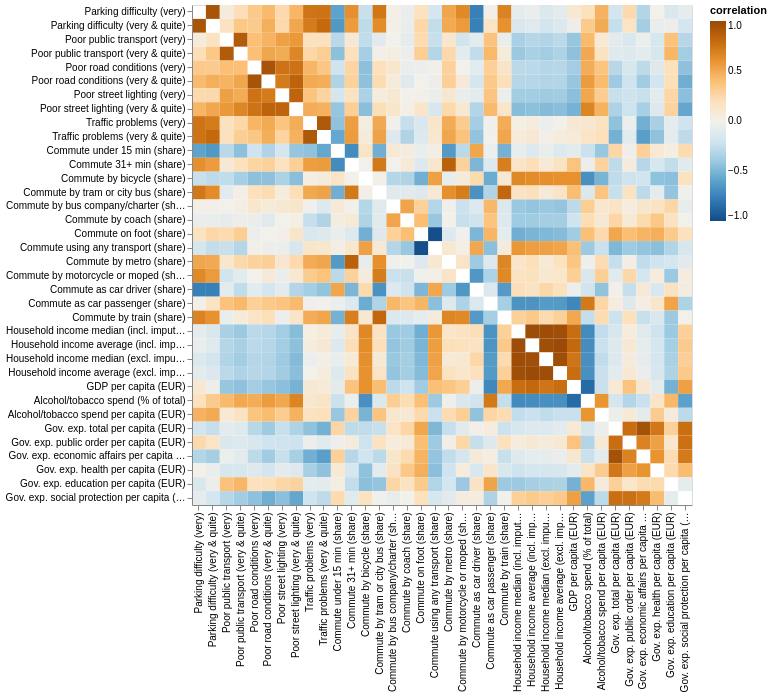

Here is the notebook cell this chart was saved with:
### Markdown cell above
## Correlation heatmap (controls only, Altair)
Interactive heatmap of pairwise correlations among controls; hover for values. Self-correlations are omitted.

### Code cell
# Correlation heatmaps with and without "(very & quite)" variables
controls_initial = base_control_cols
controls_pruned = control_cols

# Use full dataset for initial (full controls) and pruned dataset for pruned view
corr_before = italy_clean_full[controls_initial].corr()
corr_after = italy_clean[controls_pruned].corr()

def corr_to_long(corr_df, label):
    return (
        corr_df.reset_index()
        .melt(id_vars='index', var_name='variable', value_name='correlation')
        .query('index != variable')
        .assign(view=label)
    )

corr_before_long = corr_to_long(corr_before, 'Initial')
corr_after_long = corr_to_long(corr_after, 'After Variable Pruning')

corr_compare = pd.concat([corr_before_long, corr_after_long], ignore_index=True)

view_param = alt.param(
    name='view_select',
    value='Initial',
    bind=alt.binding_select(options=['Initial', 'After Variable Pruning'], name='Heatmap view: ')
)

heatmap_compare = (
    alt.Chart(corr_compare)
    .add_params(view_param)
    .transform_filter(alt.datum.view == view_param)
    .mark_rect()
    .encode(
        x=alt.X('variable:O', sort=list(corr_before.columns), title=''),
        y=alt.Y('index:O', sort=list(corr_before.index), title=''),
        color=alt.Color('correlation:Q', scale=alt.Scale(scheme='blueorange', domain=[-1, 1])),
        tooltip=['index', 'variable', alt.Tooltip('correlation:Q', format='.3f'), 'view']
    )
    .properties(width=500, height=500)
)

heatmap_compare

### Figure 1 — Vega-Lite specification as saved in the notebook (floating-point values rounded to 4 significant figures; data arrays with more than 128 entries replaced by an {"elided": "..."} marker saying what was removed)
{"config": {"view": {"continuousWidth": 300, "continuousHeight": 300}}, "data": {"name": "data-36369f08b94e6902a26995add413408b"}, "mark": {"type": "rect"}, "encoding": {"color": {"field": "correlation", "scale": {"domain": [-1, 1], "scheme": "blueorange"}, "type": "quantitative"}, "tooltip": [{"field": "index", "type": "nominal"}, {"field": "variable", "type": "nominal"}, {"field": "correlation", "format": ".3f", "type": "quantitative"}, {"field": "view", "type": "nominal"}], "x": {"field": "variable", "sort": ["Parking difficulty (very)", "Parking difficulty (very & quite)", "Poor public transport (very)", "Poor public transport (very & quite)", "Poor road conditions (very)", "Poor road conditions (very & quite)", "Poor street lighting (very)", "Poor street lighting (very & quite)", "Traffic problems (very)", "Traffic problems (very & quite)", "Commute under 15 min (share)", "Commute 31+ min (share)", "Commute by bicycle (share)", "Commute by tram or city bus (share)", "Commute by bus company/charter (share)", "Commute by coach (share)", "Commute on foot (share)", "Commute using any transport (share)", "Commute by metro (share)", "Commute by motorcycle or moped (share)", "Commute as car driver (share)", "Commute as car passenger (share)", "Commute by train (share)", "Household income median (incl. imputed rent)", "Household income average (incl. imputed rent)", "Household income median (excl. imputed rent)", "Household income average (excl. imputed rent)", "GDP per capita (EUR)", "Alcohol/tobacco spend (% of total)", "Alcohol/tobacco spend per capita (EUR)", "Gov. exp. total per capita (EUR)", "Gov. exp. public order per capita (EUR)", "Gov. exp. economic affairs per capita (EUR)", "Gov. exp. health per capita (EUR)", "Gov. exp. education per capita (EUR)", "Gov. exp. social protection per capita (EUR)"], "title": "", "type": "ordinal"}, "y": {"field": "index", "sort": ["Parking difficulty (very)", "Parking difficulty (very & quite)", "Poor public transport (very)", "Poor public transport (very & quite)", "Poor road conditions (very)", "Poor road conditions (very & quite)", "Poor street lighting (very)", "Poor street lighting (very & quite)", "Traffic problems (very)", "Traffic problems (very & quite)", "Commute under 15 min (share)", "Commute 31+ min (share)", "Commute by bicycle (share)", "Commute by tram or city bus (share)", "Commute by bus company/charter (share)", "Commute by coach (share)", "Commute on foot (share)", "Commute using any transport (share)", "Commute by metro (share)", "Commute by motorcycle or moped (share)", "Commute as car driver (share)", "Commute as car passenger (share)", "Commute by train (share)", "Household income median (incl. imputed rent)", "Household income average (incl. imputed rent)", "Household income median (excl. imputed rent)", "Household income average (excl. imputed rent)", "GDP per capita (EUR)", "Alcohol/tobacco spend (% of total)", "Alcohol/tobacco spend per capita (EUR)", "Gov. exp. total per capita (EUR)", "Gov. exp. public order per capita (EUR)", "Gov. exp. economic affairs per capita (EUR)", "Gov. exp. health per capita (EUR)", "Gov. exp. education per capita (EUR)", "Gov. exp. social protection per capita (EUR)"], "title": "", "type": "ordinal"}}, "height": 500, "params": [{"name": "view_select", "bind": {"input": "select", "options": ["Initial", "After Variable Pruning"], "name": "Heatmap view: "}, "value": "Initial"}], "transform": [{"filter": "(datum.view === view_select)"}], "width": 500, "$schema": "https://vega.github.io/schema/vega-lite/v5.20.1.json", "datasets": {"data-36369f08b94e6902a26995add413408b": {"elided": "1812 records"}}}
